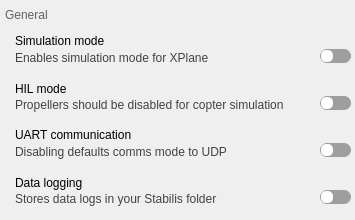
<?xml version="1.0" encoding="UTF-8"?>
<ui version="4.0">
 <class>configGeneralSettings</class>
 <widget class="QWidget" name="configGeneralSettings">
  <property name="geometry">
   <rect>
    <x>0</x>
    <y>0</y>
    <width>355</width>
    <height>220</height>
   </rect>
  </property>
  <property name="windowTitle">
   <string>Form</string>
  </property>
  <widget class="QSlider" name="simulationToggle">
   <property name="geometry">
    <rect>
     <x>320</x>
     <y>45</y>
     <width>31</width>
     <height>22</height>
    </rect>
   </property>
   <property name="styleSheet">
    <string notr="true">QSlider::groove:horizontal {
background: #9E9E9E;
height: 14px;
border-radius: 7px;
}

QSlider::handle:horizontal {
background:white;
width: 12px;
height: 14px;
margin: 1px;
border-radius: 5px;
}
</string>
   </property>
   <property name="maximum">
    <number>1</number>
   </property>
   <property name="singleStep">
    <number>1</number>
   </property>
   <property name="pageStep">
    <number>100</number>
   </property>
   <property name="orientation">
    <enum>Qt::Horizontal</enum>
   </property>
  </widget>
  <widget class="QLabel" name="windowLabel">
   <property name="geometry">
    <rect>
     <x>5</x>
     <y>5</y>
     <width>345</width>
     <height>20</height>
    </rect>
   </property>
   <property name="styleSheet">
    <string notr="true">QLabel{
	color: #616161
}</string>
   </property>
   <property name="text">
    <string>General</string>
   </property>
  </widget>
  <widget class="QLabel" name="simulationLabel">
   <property name="geometry">
    <rect>
     <x>15</x>
     <y>30</y>
     <width>251</width>
     <height>22</height>
    </rect>
   </property>
   <property name="styleSheet">
    <string notr="true"/>
   </property>
   <property name="text">
    <string>Simulation mode</string>
   </property>
  </widget>
  <widget class="QLabel" name="htlLabel">
   <property name="geometry">
    <rect>
     <x>15</x>
     <y>78</y>
     <width>251</width>
     <height>22</height>
    </rect>
   </property>
   <property name="styleSheet">
    <string notr="true"/>
   </property>
   <property name="text">
    <string>HIL mode</string>
   </property>
  </widget>
  <widget class="QSlider" name="htlToggle">
   <property name="geometry">
    <rect>
     <x>320</x>
     <y>92</y>
     <width>31</width>
     <height>22</height>
    </rect>
   </property>
   <property name="styleSheet">
    <string notr="true">QSlider::groove:horizontal {
background: #9E9E9E;
height: 14px;
border-radius: 7px;
}

QSlider::handle:horizontal {
background:white;
width: 12px;
height: 14px;
margin: 1px;
border-radius: 5px;
}
</string>
   </property>
   <property name="maximum">
    <number>1</number>
   </property>
   <property name="singleStep">
    <number>1</number>
   </property>
   <property name="pageStep">
    <number>100</number>
   </property>
   <property name="orientation">
    <enum>Qt::Horizontal</enum>
   </property>
  </widget>
  <widget class="QLabel" name="gcsCommsLabel">
   <property name="geometry">
    <rect>
     <x>15</x>
     <y>124</y>
     <width>251</width>
     <height>22</height>
    </rect>
   </property>
   <property name="styleSheet">
    <string notr="true"/>
   </property>
   <property name="text">
    <string>UART communication</string>
   </property>
  </widget>
  <widget class="QSlider" name="gcsToggle">
   <property name="geometry">
    <rect>
     <x>320</x>
     <y>139</y>
     <width>31</width>
     <height>22</height>
    </rect>
   </property>
   <property name="styleSheet">
    <string notr="true">QSlider::groove:horizontal {
background: #9E9E9E;
height: 14px;
border-radius: 7px;
}

QSlider::handle:horizontal {
background:white;
width: 12px;
height: 14px;
margin: 1px;
border-radius: 5px;
}
</string>
   </property>
   <property name="maximum">
    <number>1</number>
   </property>
   <property name="singleStep">
    <number>1</number>
   </property>
   <property name="pageStep">
    <number>100</number>
   </property>
   <property name="orientation">
    <enum>Qt::Horizontal</enum>
   </property>
  </widget>
  <widget class="QLabel" name="dataLoggingLabel">
   <property name="geometry">
    <rect>
     <x>15</x>
     <y>172</y>
     <width>251</width>
     <height>22</height>
    </rect>
   </property>
   <property name="styleSheet">
    <string notr="true"/>
   </property>
   <property name="text">
    <string>Data logging</string>
   </property>
  </widget>
  <widget class="QSlider" name="dataToggle">
   <property name="geometry">
    <rect>
     <x>320</x>
     <y>186</y>
     <width>31</width>
     <height>22</height>
    </rect>
   </property>
   <property name="styleSheet">
    <string notr="true">QSlider::groove:horizontal {
background: #9E9E9E;
height: 14px;
border-radius: 7px;
}

QSlider::handle:horizontal {
background:white;
width: 12px;
height: 14px;
margin: 1px;
border-radius: 5px;
}
</string>
   </property>
   <property name="maximum">
    <number>1</number>
   </property>
   <property name="singleStep">
    <number>1</number>
   </property>
   <property name="pageStep">
    <number>100</number>
   </property>
   <property name="orientation">
    <enum>Qt::Horizontal</enum>
   </property>
  </widget>
  <widget class="QLabel" name="simDetailLabel">
   <property name="geometry">
    <rect>
     <x>15</x>
     <y>50</y>
     <width>301</width>
     <height>15</height>
    </rect>
   </property>
   <property name="styleSheet">
    <string notr="true">QLabel{
	color: #424242
}</string>
   </property>
   <property name="text">
    <string>Enables simulation mode for XPlane</string>
   </property>
  </widget>
  <widget class="QLabel" name="htlDetailLabel">
   <property name="geometry">
    <rect>
     <x>15</x>
     <y>97</y>
     <width>301</width>
     <height>15</height>
    </rect>
   </property>
   <property name="styleSheet">
    <string notr="true">QLabel{
	color: #424242
}</string>
   </property>
   <property name="text">
    <string>Propellers should be disabled for copter simulation</string>
   </property>
  </widget>
  <widget class="QLabel" name="gcsDetailLabel">
   <property name="geometry">
    <rect>
     <x>15</x>
     <y>144</y>
     <width>301</width>
     <height>15</height>
    </rect>
   </property>
   <property name="styleSheet">
    <string notr="true">QLabel{
	color: #424242
}</string>
   </property>
   <property name="text">
    <string>Disabling defaults comms mode to UDP</string>
   </property>
  </widget>
  <widget class="QLabel" name="dataDetailLabel">
   <property name="geometry">
    <rect>
     <x>15</x>
     <y>191</y>
     <width>301</width>
     <height>15</height>
    </rect>
   </property>
   <property name="styleSheet">
    <string notr="true">QLabel{
	color: #424242
}</string>
   </property>
   <property name="text">
    <string>Stores data logs in your Stabilis folder</string>
   </property>
  </widget>
 </widget>
 <resources/>
 <connections/>
</ui>
